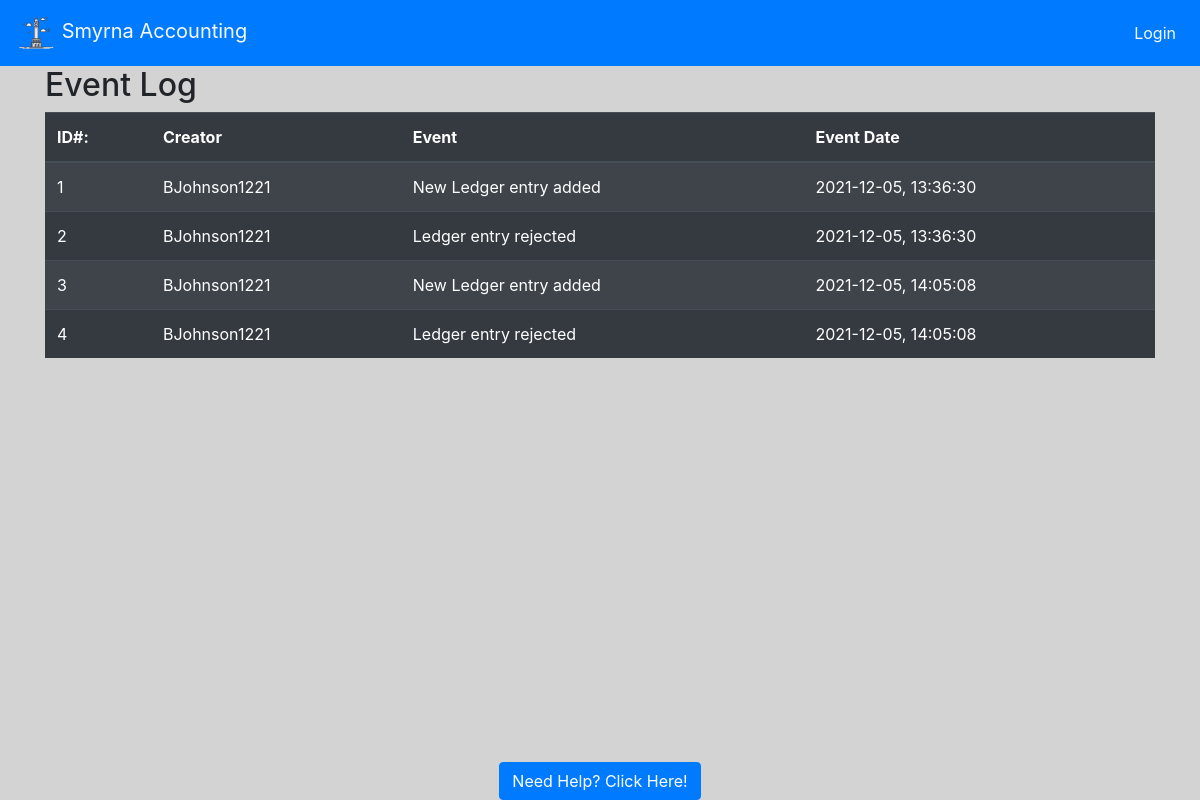
Screenshot of /event_log/ with the database file from the repository.
### website/models.py (models this page shows)
class EventLog(db.Model):
    key = db.Column(db.Integer, primary_key=True, autoincrement=True)
    creator = db.Column(db.String(150), nullable=False)
    event = db.Column(db.String(150), nullable=False)
    event_date = db.Column(db.String(150), nullable=False)

### website/auth.py (the view)
@auth.route('/event_log/', methods=['GET', 'POST'])
def evlog():
    evall = EventLog.query.all()
    return render_template('event_log.html', evall=evall, user=current_user, lpc=lpc())

### website/auth.py (called while the page is built)
def lpc():
    ledger_pending_count = db.session.query(Ledger).filter(Ledger.isApproved == 'Pending').all()
    lpc = len(ledger_pending_count)
    return lpc

### website/templates/event_log.html (shortened to what this page needs)
<!DOCTYPE html>
<html lang="en">
{% extends "base.html" %} {% block title %} Admin Portal {% endblock %}
{%block content%}
<head>
</head>
<body>
    <h2>Event Log</h2>
      <table class="table table-striped table-dark">
      <thead style="position: sticky;">
        <tr>
          <th>ID#:</th>
          <th>Creator</th>
          <th>Event</th>
          <th>Event Date</th>
        </tr>
      </thead>
      <tbody style="overflow-y: scroll;">
      {% for event in evall %}
        <tr>
            <td>{{ event.key }}</td>
            <td>{{ event.creator }}</td>
            <td>{{ event.event }}</td>
            <td>{{ event.event_date }}</td>
        </tr>
      {% endfor %}
      </tbody>
    </table>
</body>
</html>
{% endblock %}

### rows the page displays
EventLog: key "1", creator "BJohnson1221", event "New Ledger entry added", event_date "2021-12-05, 13:36:30"
EventLog: key "2", creator "BJohnson1221", event "Ledger entry rejected", event_date "2021-12-05, 13:36:30"
EventLog: key "3", creator "BJohnson1221", event "New Ledger entry added", event_date "2021-12-05, 14:05:08"
EventLog: key "4", creator "BJohnson1221", event "Ledger entry rejected", event_date "2021-12-05, 14:05:08"
